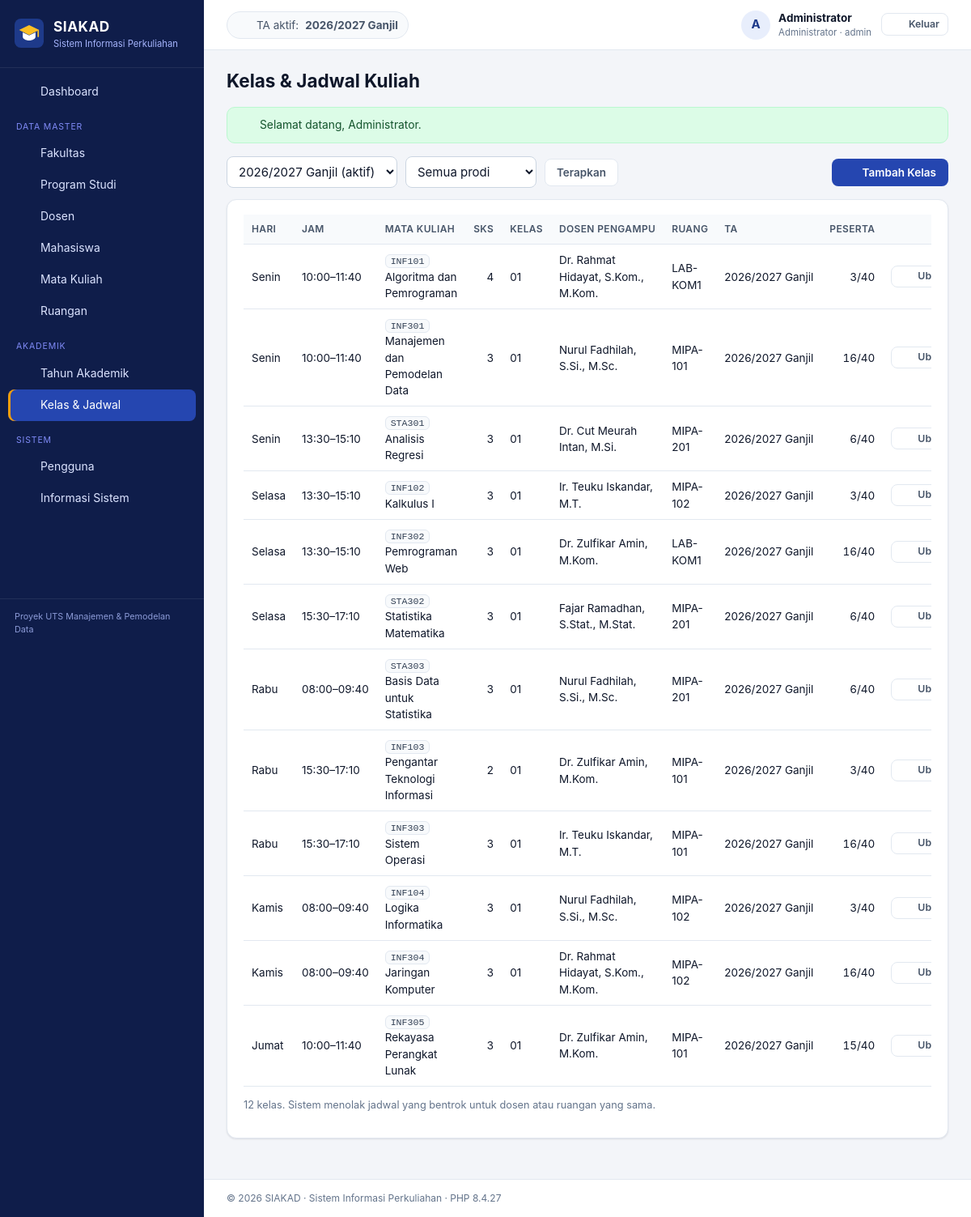
The app's page /index.php?page=admin/kelas (signed in) with its own data.
### tables this page shows
CREATE TABLE tahun_akademik (
  id_ta       INT UNSIGNED NOT NULL AUTO_INCREMENT,
  tahun       CHAR(9)      NOT NULL,               
  semester    ENUM('Ganjil','Genap') NOT NULL,
  is_aktif    TINYINT(1)   NOT NULL DEFAULT 0,
  created_at  TIMESTAMP    NOT NULL DEFAULT CURRENT_TIMESTAMP,
  PRIMARY KEY (id_ta),
  UNIQUE KEY uq_ta (tahun, semester)
);

CREATE TABLE kelas (
  id_kelas     INT UNSIGNED      NOT NULL AUTO_INCREMENT,
  id_mk        INT UNSIGNED      NOT NULL,
  id_ta        INT UNSIGNED      NOT NULL,
  id_dosen     INT UNSIGNED      NOT NULL,
  id_ruangan   INT UNSIGNED      NULL,
  nama_kelas   VARCHAR(5)        NOT NULL,           
  hari         ENUM('Senin','Selasa','Rabu','Kamis','Jumat','Sabtu') NOT NULL,
  jam_mulai    TIME              NOT NULL,
  jam_selesai  TIME              NOT NULL,
  kuota        SMALLINT UNSIGNED NOT NULL DEFAULT 40,
  created_at   TIMESTAMP         NOT NULL DEFAULT CURRENT_TIMESTAMP,
  PRIMARY KEY (id_kelas),
  UNIQUE KEY uq_kelas (id_mk, id_ta, nama_kelas),
  KEY idx_kelas_ta (id_ta),
  KEY idx_kelas_dosen (id_dosen),
  KEY idx_kelas_ruangan (id_ruangan),
  CONSTRAINT chk_kelas_jam CHECK (jam_selesai > jam_mulai),
  CONSTRAINT fk_kelas_mk FOREIGN KEY (id_mk)
    REFERENCES mata_kuliah (id_mk) ON UPDATE CASCADE ON DELETE RESTRICT,
  CONSTRAINT fk_kelas_ta FOREIGN KEY (id_ta)
    REFERENCES tahun_akademik (id_ta) ON UPDATE CASCADE ON DELETE RESTRICT,
  CONSTRAINT fk_kelas_dosen FOREIGN KEY (id_dosen)
    REFERENCES dosen (id_dosen) ON UPDATE CASCADE ON DELETE RESTRICT,
  CONSTRAINT fk_kelas_ruangan FOREIGN KEY (id_ruangan)
    REFERENCES ruangan (id_ruangan) ON UPDATE CASCADE ON DELETE SET NULL
);

CREATE TABLE mata_kuliah (
  id_mk           INT UNSIGNED     NOT NULL AUTO_INCREMENT,
  kode_mk         VARCHAR(10)      NOT NULL,
  nama_mk         VARCHAR(100)     NOT NULL,
  sks             TINYINT UNSIGNED NOT NULL,
  semester_paket  TINYINT UNSIGNED NOT NULL,
  jenis           ENUM('Wajib','Pilihan') NOT NULL DEFAULT 'Wajib',
  id_prodi        INT UNSIGNED     NOT NULL,
  created_at      TIMESTAMP        NOT NULL DEFAULT CURRENT_TIMESTAMP,
  PRIMARY KEY (id_mk),
  UNIQUE KEY uq_mk_kode (kode_mk),
  KEY idx_mk_prodi (id_prodi),
  CONSTRAINT chk_mk_sks      CHECK (sks BETWEEN 1 AND 6),
  CONSTRAINT chk_mk_semester CHECK (semester_paket BETWEEN 1 AND 8),
  CONSTRAINT fk_mk_prodi FOREIGN KEY (id_prodi)
    REFERENCES program_studi (id_prodi) ON UPDATE CASCADE ON DELETE RESTRICT
);

CREATE TABLE dosen (
  id_dosen    INT UNSIGNED  NOT NULL AUTO_INCREMENT,
  nidn        CHAR(10)      NOT NULL,
  nama_dosen  VARCHAR(100)  NOT NULL,
  email       VARCHAR(100)  NULL,
  no_hp       VARCHAR(20)   NULL,
  id_prodi    INT UNSIGNED  NOT NULL,
  id_user     INT UNSIGNED  NULL,
  created_at  TIMESTAMP     NOT NULL DEFAULT CURRENT_TIMESTAMP,
  PRIMARY KEY (id_dosen),
  UNIQUE KEY uq_dosen_nidn (nidn),
  UNIQUE KEY uq_dosen_email (email),
  UNIQUE KEY uq_dosen_user (id_user),
  KEY idx_dosen_prodi (id_prodi),
  CONSTRAINT fk_dosen_prodi FOREIGN KEY (id_prodi)
    REFERENCES program_studi (id_prodi) ON UPDATE CASCADE ON DELETE RESTRICT,
  CONSTRAINT fk_dosen_user FOREIGN KEY (id_user)
    REFERENCES users (id_user) ON UPDATE CASCADE ON DELETE SET NULL
);

CREATE TABLE ruangan (
  id_ruangan    INT UNSIGNED      NOT NULL AUTO_INCREMENT,
  kode_ruangan  VARCHAR(15)       NOT NULL,
  nama_ruangan  VARCHAR(100)      NOT NULL,
  gedung        VARCHAR(100)      NULL,
  kapasitas     SMALLINT UNSIGNED NOT NULL DEFAULT 40,
  created_at    TIMESTAMP         NOT NULL DEFAULT CURRENT_TIMESTAMP,
  PRIMARY KEY (id_ruangan),
  UNIQUE KEY uq_ruangan_kode (kode_ruangan)
);

### app/views/admin/kelas/index.php (the view, shortened to what the rows shown need)
    <a class="btn btn-primary" href="<?= e(url('admin/kelas', ['action' => 'create'])) ?>"><?= icon('plus', 16) ?><span>Tambah Kelas</span></a>
<section class="card">
    <div class="table-wrap">
        <table class="table">
            <thead><tr><th>Hari</th><th>Jam</th><th>Mata Kuliah</th><th class="num">SKS</th><th>Kelas</th><th>Dosen Pengampu</th><th>Ruang</th><th>TA</th><th class="num">Peserta</th><th class="actions">Aksi</th></tr></thead>
            <tbody>
            <?php foreach ($rows as $r): ?>
                <tr>
                    <td><?= e($r['hari']) ?></td>
                    <td class="nowrap"><?= jam($r['jam_mulai']) ?>–<?= jam($r['jam_selesai']) ?></td>
                    <td><code><?= e($r['kode_mk']) ?></code> <?= e($r['nama_mk']) ?></td>
                    <td class="num"><?= e($r['sks']) ?></td>
                    <td><?= e($r['nama_kelas']) ?></td>
                    <td><?= e($r['nama_dosen']) ?></td>
                    <td><?= e($r['kode_ruangan'] ?? '-') ?></td>
                    <td class="nowrap"><?= e($r['tahun'] . ' ' . $r['semester']) ?></td>
                    <td class="num"><?= e($r['jumlah_peserta']) ?>/<?= e($r['kuota']) ?></td>
                    <td class="actions">
                        <a class="btn btn-sm btn-ghost" href="<?= e(url('admin/kelas', ['action' => 'edit', 'id' => $r['id_kelas']])) ?>"><?= icon('edit', 15) ?><span>Ubah</span></a>
                    </td>
                </tr>
            <?php endforeach; ?>
            </tbody>
        </table>
    </div>
</section>

### app/core/helpers.php (shortened to what the rows shown need)
<?php
function config(?string $key = null): mixed
{
    static $config = null;
    $config ??= require BASE_PATH . '/config/config.php';
    return $key === null ? $config : ($config[$key] ?? null);
}
function e(mixed $value): string
{
    return htmlspecialchars((string) ($value ?? ''), ENT_QUOTES | ENT_SUBSTITUTE, 'UTF-8');
}
function base_url(string $path = ''): string
{
    $dir = rtrim(str_replace('\\', '/', dirname($_SERVER['SCRIPT_NAME'] ?? '/')), '/');
    return $dir . '/' . ltrim($path, '/');
}
function url(string $page, array $params = []): string
{
    $query = http_build_query(array_merge(['page' => $page], $params));
    return base_url('index.php') . '?' . $query;
}
function asset(string $path): string
{
    $file = BASE_PATH . '/assets/' . $path;
    $version = is_file($file) ? filemtime($file) : 1;
    return base_url('assets/' . $path) . '?v=' . $version;
}
function jam(?string $time): string
{
    return $time ? substr($time, 0, 5) : '-';
}
function icon(string $name, int $size = 18): string
{
    $p = $paths[$name] ?? $paths['grid'];
    return '<svg class="icon" width="' . $size . '" height="' . $size . '" viewBox="0 0 24 24" fill="none" stroke="currentColor" stroke-width="2" stroke-linecap="round" stroke-linejoin="round" aria-hidden="true">' . $p . '</svg>';
}

### app/views/layouts/main.php (shortened to what the rows shown need)
<?php
$user = Auth::user();
$role = $user['role'];
$taAktif = (new TahunAkademik())->aktif();
?>
<!doctype html>
<html lang="id">
<head>
    <link rel="stylesheet" href="<?= e(asset('css/style.css')) ?>">
</head>
<body class="role-<?= e($role) ?>">
<div class="app">
    <div class="main">
        <header class="topbar">
            <div class="topbar-ta">
                <?= icon('calendar', 16) ?>
                <?php if ($taAktif): ?>
                    TA aktif: <strong><?= e($taAktif['tahun']) ?> <?= e($taAktif['semester']) ?></strong>
                <?php else: ?>
                    Belum ada tahun akademik aktif
                <?php endif; ?>
            </div>
        </header>
        <main class="content">
            <div class="page-head">
                <h1><?= e($title ?? '') ?></h1>
            </div>
            <?= $content ?>
        </main>
    </div>
</div>
</body>
</html>

### records on screen
tahun_akademik: tahun "2026/2027", semester "Ganjil"
kelas: hari "Senin", jam_mulai "10:00", jam_selesai "11:40", id_mk.kode_mk "INF101", id_mk.nama_mk "Algoritma dan Pemrograman", id_mk.sks "4", nama_kelas "01", id_dosen.nama_dosen "Dr. Rahmat Hidayat, S.Kom., M.Kom.", id_ruangan.kode_ruangan "LAB-KOM1", id_ta.semester "2026/2027 Ganjil", jumlah_peserta "3", kuota "40", $size 15 (drawn)
kelas: hari "Senin", jam_mulai "10:00", jam_selesai "11:40", id_mk.kode_mk "INF301", id_mk.nama_mk "Manajemen dan Pemodelan Data", id_mk.sks "3", nama_kelas "01", id_dosen.nama_dosen "Nurul Fadhilah, S.Si., M.Sc.", id_ruangan.kode_ruangan "MIPA-101", id_ta.semester "2026/2027 Ganjil", jumlah_peserta "16", kuota "40", $size 15 (drawn)
kelas: hari "Senin", jam_mulai "13:30", jam_selesai "15:10", id_mk.kode_mk "STA301", id_mk.nama_mk "Analisis Regresi", id_mk.sks "3", nama_kelas "01", id_dosen.nama_dosen "Dr. Cut Meurah Intan, M.Si.", id_ruangan.kode_ruangan "MIPA-201", id_ta.semester "2026/2027 Ganjil", jumlah_peserta "6", kuota "40", $size 15 (drawn)
kelas: hari "Selasa", jam_mulai "13:30", jam_selesai "15:10", id_mk.kode_mk "INF102", id_mk.nama_mk "Kalkulus I", id_mk.sks "3", nama_kelas "01", id_dosen.nama_dosen "Ir. Teuku Iskandar, M.T.", id_ruangan.kode_ruangan "MIPA-102", id_ta.semester "2026/2027 Ganjil", jumlah_peserta "3", kuota "40", $size 15 (drawn)
kelas: hari "Selasa", jam_mulai "13:30", jam_selesai "15:10", id_mk.kode_mk "INF302", id_mk.nama_mk "Pemrograman Web", id_mk.sks "3", nama_kelas "01", id_dosen.nama_dosen "Dr. Zulfikar Amin, M.Kom.", id_ruangan.kode_ruangan "LAB-KOM1", id_ta.semester "2026/2027 Ganjil", jumlah_peserta "16", kuota "40", $size 15 (drawn)
kelas: hari "Selasa", jam_mulai "15:30", jam_selesai "17:10", id_mk.kode_mk "STA302", id_mk.nama_mk "Statistika Matematika", id_mk.sks "3", nama_kelas "01", id_dosen.nama_dosen "Fajar Ramadhan, S.Stat., M.Stat.", id_ruangan.kode_ruangan "MIPA-201", id_ta.semester "2026/2027 Ganjil", jumlah_peserta "6", kuota "40", $size 15 (drawn)
kelas: hari "Rabu", jam_mulai "08:00", jam_selesai "09:40", id_mk.kode_mk "STA303", id_mk.nama_mk "Basis Data untuk Statistika", id_mk.sks "3", nama_kelas "01", id_dosen.nama_dosen "Nurul Fadhilah, S.Si., M.Sc.", id_ruangan.kode_ruangan "MIPA-201", id_ta.semester "2026/2027 Ganjil", jumlah_peserta "6", kuota "40", $size 15 (drawn)
kelas: hari "Rabu", jam_mulai "15:30", jam_selesai "17:10", id_mk.kode_mk "INF103", id_mk.nama_mk "Pengantar Teknologi Informasi", id_mk.sks "2", nama_kelas "01", id_dosen.nama_dosen "Dr. Zulfikar Amin, M.Kom.", id_ruangan.kode_ruangan "MIPA-101", id_ta.semester "2026/2027 Ganjil", jumlah_peserta "3", kuota "40", $size 15 (drawn)
kelas: hari "Rabu", jam_mulai "15:30", jam_selesai "17:10", id_mk.kode_mk "INF303", id_mk.nama_mk "Sistem Operasi", id_mk.sks "3", nama_kelas "01", id_dosen.nama_dosen "Ir. Teuku Iskandar, M.T.", id_ruangan.kode_ruangan "MIPA-101", id_ta.semester "2026/2027 Ganjil", jumlah_peserta "16", kuota "40", $size 15 (drawn)
kelas: hari "Kamis", jam_mulai "08:00", jam_selesai "09:40", id_mk.kode_mk "INF104", id_mk.nama_mk "Logika Informatika", id_mk.sks "3", nama_kelas "01", id_dosen.nama_dosen "Nurul Fadhilah, S.Si., M.Sc.", id_ruangan.kode_ruangan "MIPA-102", id_ta.semester "2026/2027 Ganjil", jumlah_peserta "3", kuota "40", $size 15 (drawn)
kelas: hari "Kamis", jam_mulai "08:00", jam_selesai "09:40", id_mk.kode_mk "INF304", id_mk.nama_mk "Jaringan Komputer", id_mk.sks "3", nama_kelas "01", id_dosen.nama_dosen "Dr. Rahmat Hidayat, S.Kom., M.Kom.", id_ruangan.kode_ruangan "MIPA-102", id_ta.semester "2026/2027 Ganjil", jumlah_peserta "16", kuota "40", $size 15 (drawn)
kelas: hari "Jumat", jam_mulai "10:00", jam_selesai "11:40", id_mk.kode_mk "INF305", id_mk.nama_mk "Rekayasa Perangkat Lunak", id_mk.sks "3", nama_kelas "01", id_dosen.nama_dosen "Dr. Zulfikar Amin, M.Kom.", id_ruangan.kode_ruangan "MIPA-101", id_ta.semester "2026/2027 Ganjil", jumlah_peserta "15", kuota "40"

### other values on screen
config('app_name') "SIAKAD"
config('app_subtitle') "Sistem Informasi Perkuliahan"
$item[0] "Dashboard"
$item[1] "DATA MASTER"
$item[0] "Fakultas"
$item[0] "Program Studi"
$item[0] "Dosen"
$item[0] "Mahasiswa"
$item[0] "Mata Kuliah"
$item[0] "Ruangan"
$item[1] "AKADEMIK"
$item[0] "Tahun Akademik"
$item[0] "Kelas & Jadwal"
$item[1] "SISTEM"
$item[0] "Pengguna"
